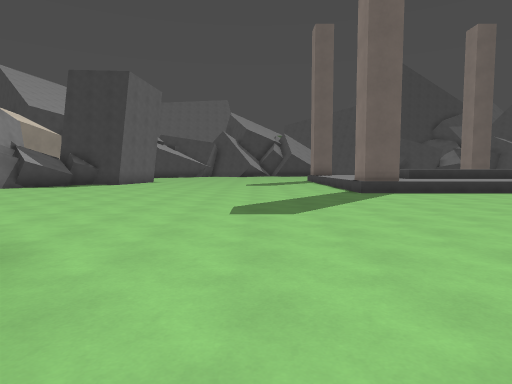
view 1 (above)

24 first-person views from a walk through a Godot game level. The camera is 1.4 m above the floor, tilts 4° down and sees 75° across. The floor is counted in squares, 2 m on a side. Each view is taken from the middle of a square. On the plan, view 1 faces up. The plan holds only what a view shows up to about 10 squares ahead; the rest is blank. The place goes on beyond the plan. Surface patterns are stand-ins for the level's own textures.

view 2
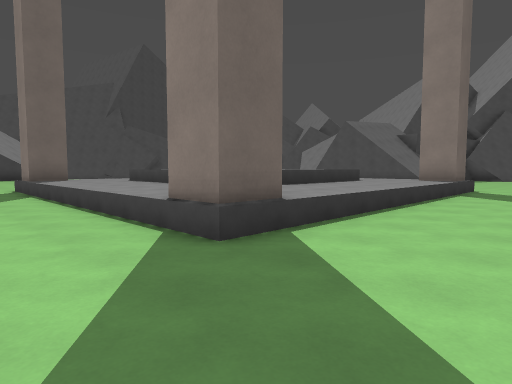

view 3
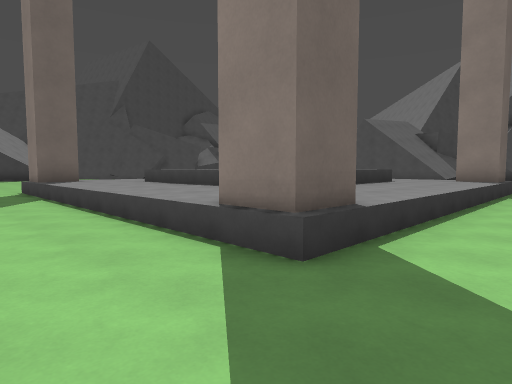

view 4
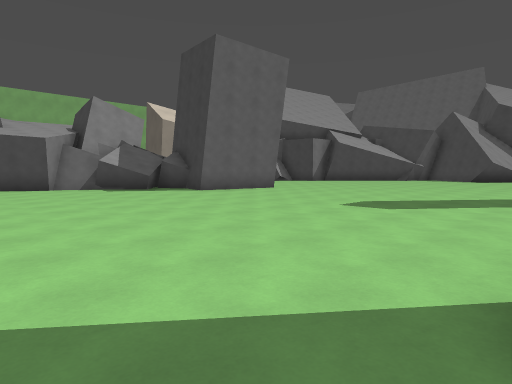

view 5
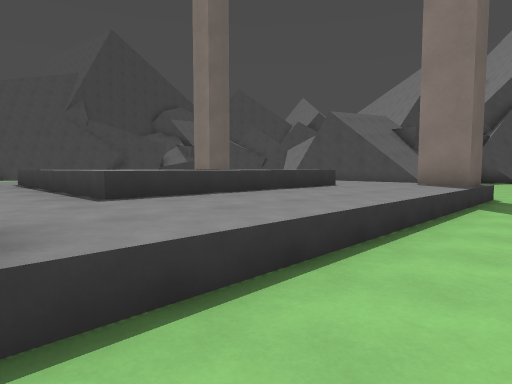

view 6
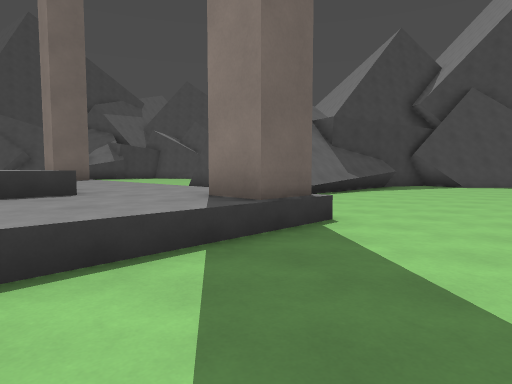

view 7
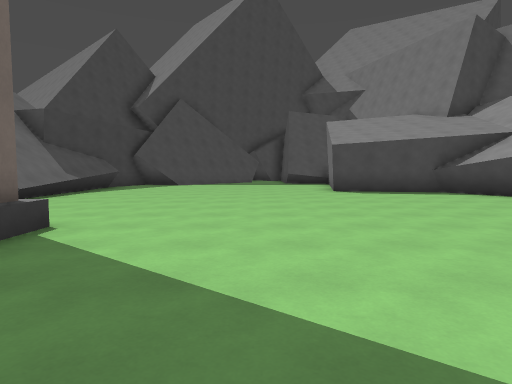

view 8
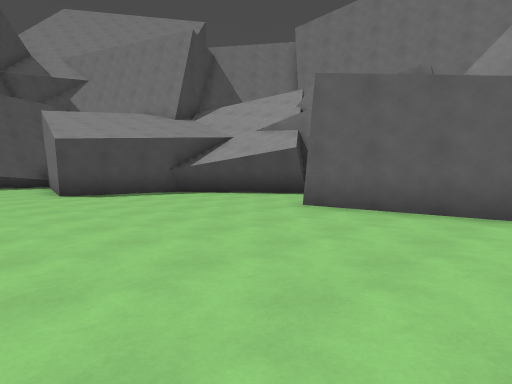

view 9
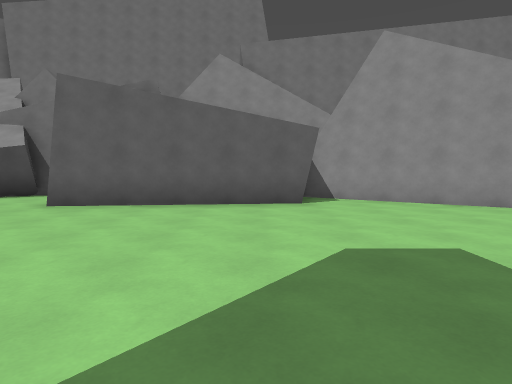

view 10
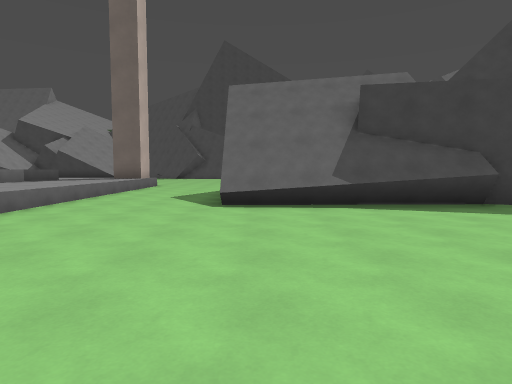

view 11
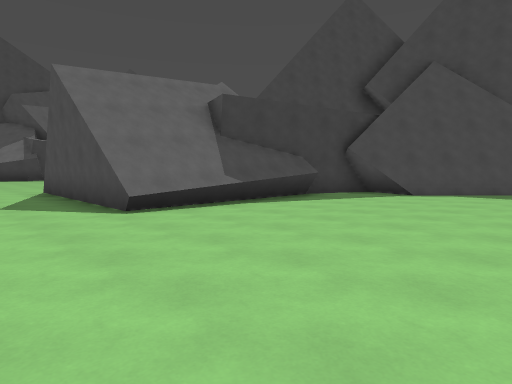

view 12
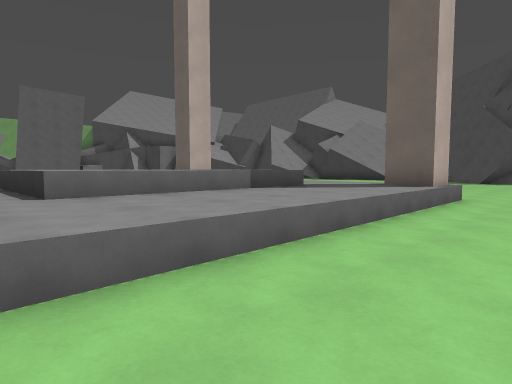

view 13
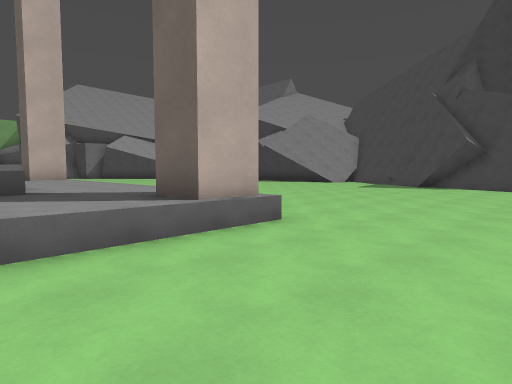

view 14
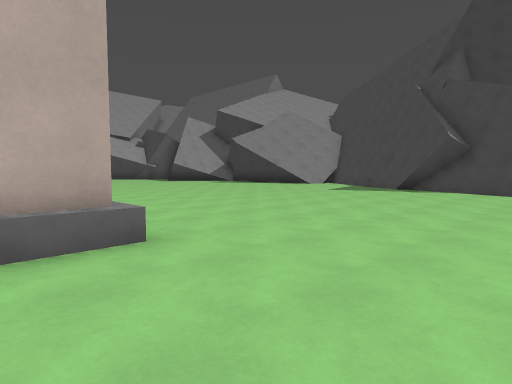

view 15
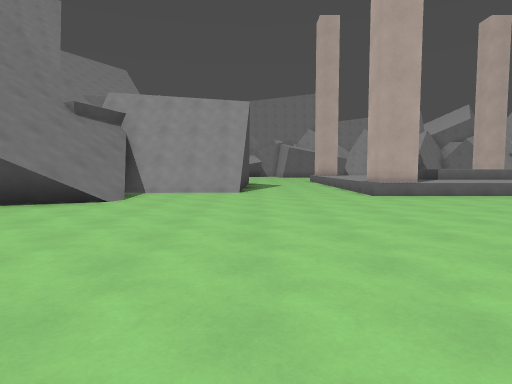

view 16
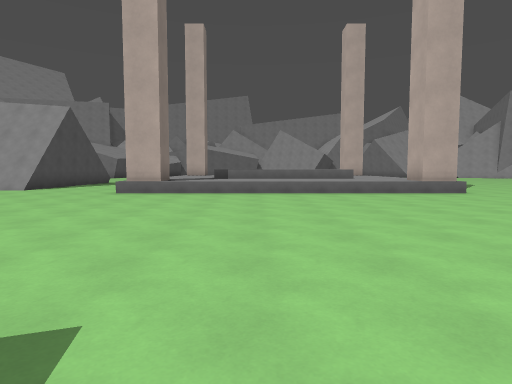

view 17
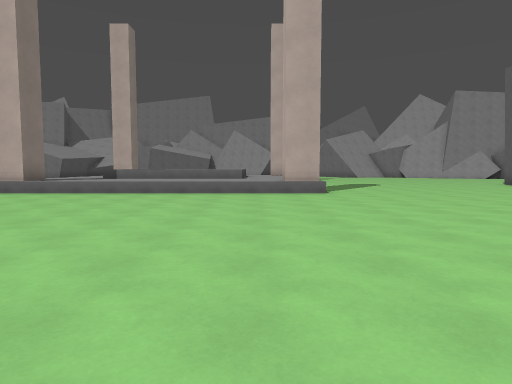

view 18
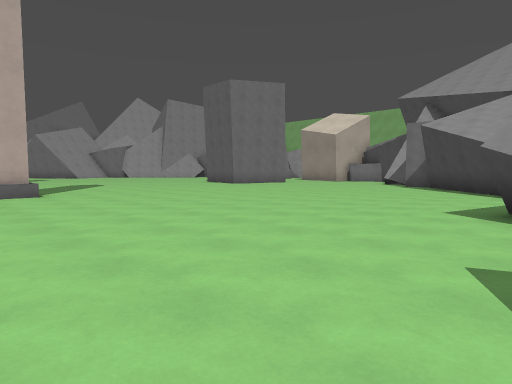

view 19
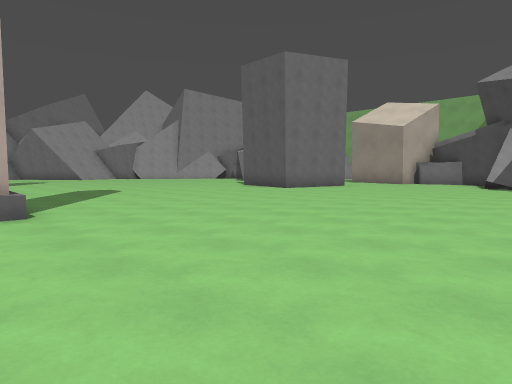

view 20
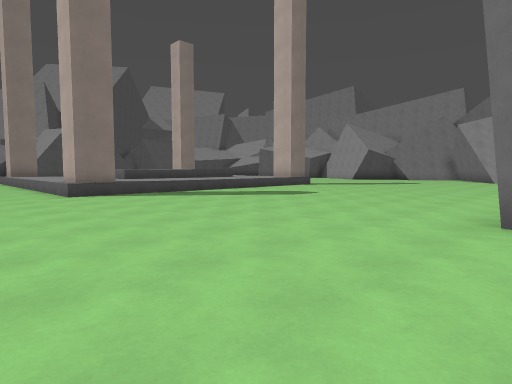

view 21
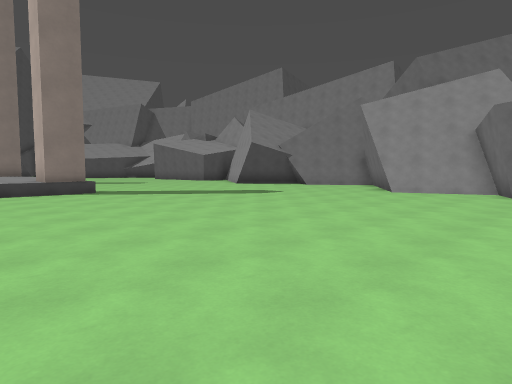

view 22
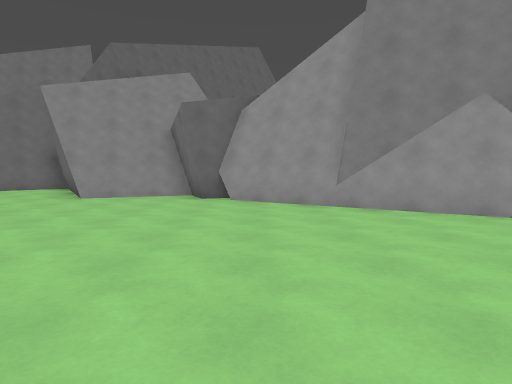

view 23
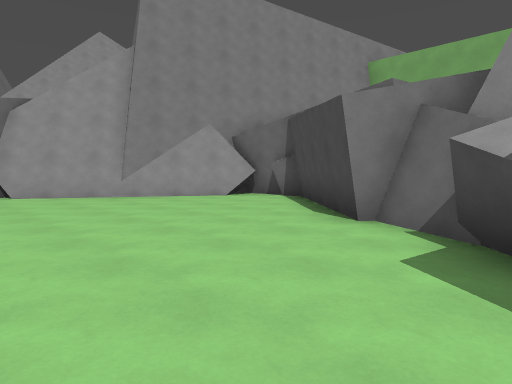

view 24
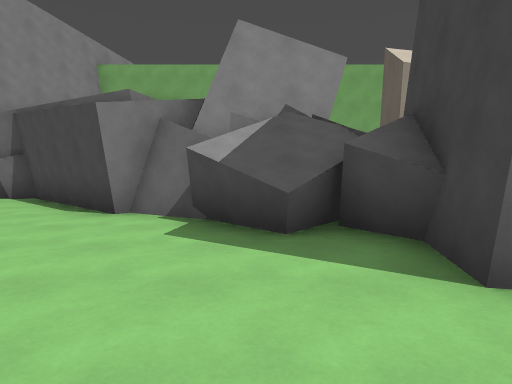

### Floor plan
Key: @ floor where view 1 was taken; # wall or solid block; x gap in a wall; . main floor; : floor 3.5 m higher than the main floor; + floor 5 m higher than the main floor; * floor 5.25 m higher than the main floor; % floor 5.5 m higher than the main floor; / step, stairs or slope; = window, fence, low wall or low ledge; ^ raised ledge; v drop or lower ground; B block; O other object.
Columns run from 11 left of view 1 to 23 right of it. Each row starts with its distance up from view 1.
 30                         #
 29             .....   .   ###
 28        .. #/...... ... .....
 27     ##.......................
 26     #.........................
 25       .........................
 24      ..........................
 23     ............................
 22     ............................/
 21      .........................////
 20      .........................////
 19      .........^O^^^^^^^OO......///
 18      .........^O^^^^^^^O^...###v//
 17      #........^^^^  ^^^^^...#
 16      #........^^^^   ^^^^...xvvv
 15  OOBB#........^^^^   ^^^^...+*%% ##
 14 BBBB..........^^^^   ^^^^...:: =
 13 BBBB..........^^^^^ ^^^^^...xx ##x
 12   B...........^^^^^^^^^^^......##.#
 11  B#...........^O^^^^^^^O^.........#
 10 ##............^O^^^^^^^OO..........
  9 #..................................
  8 ...................................
  7 #................   ...........
  6 #................  .............
  5 ###.............  ...............
  4   ###..........   ............###
  3     ##..#......  .............#
  2      #####....  #.............#
  1          #...   ###.######...##
  0            @      ###     .###
 -1                            #

Positions as (right, up) in squares from view 1, and headings:
1: (0, 0), facing up
2: (1, 7), facing up-right
3: (1, 8), facing up-right
4: (3, 8), facing up-left
5: (4, 8), facing up-right
6: (9, 7), facing up-right
7: (9, 7), facing right
8: (10, 7), facing down-right
9: (10, 8), facing down
10: (17, 6), facing up
11: (14, 7), facing up-right
12: (15, 11), facing up-left
13: (16, 16), facing up-left
14: (16, 18), facing up-left
15: (16, 28), facing down
16: (9, 29), facing down
17: (5, 29), facing down
18: (5, 29), facing down-left
19: (4, 25), facing down-left
20: (-6, 22), facing down-right
21: (-7, 13), facing down-right
22: (-7, 11), facing down
23: (-5, 13), facing down-left
24: (-4, 13), facing left
